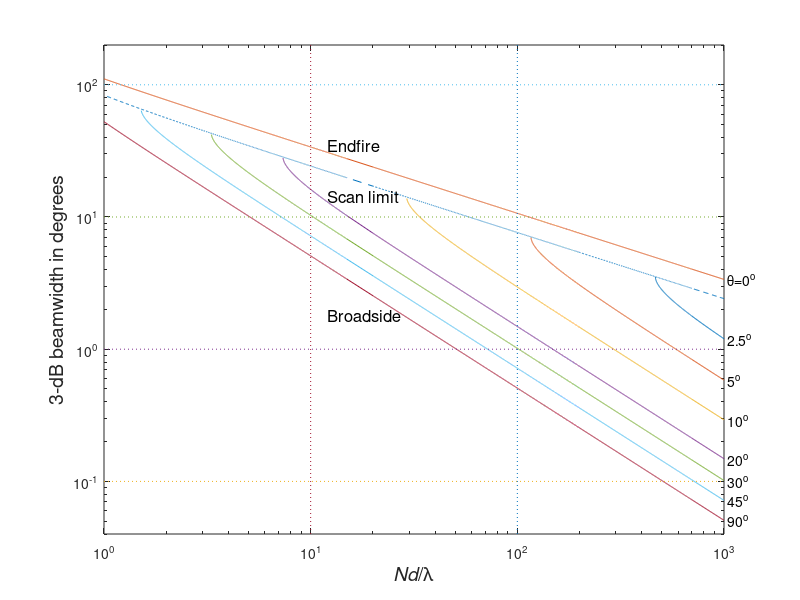

Write the MATLAB code that produced this figure.
%%%%%%%%%%%%%%%%%%%%%%%%%%%%%%%%
% Figure 2.24
% HPBW versus steering angle
% Lillian Xu
% Modified by Xin Zhang
% Last updated by L. Xu 11/30/00, K. Bell 7/22/01, 10/4/01, 10/17/01
%%%%%%%%%%%%%%%%%%%%%%%%%%%%%%%%

clear all;
close all;

Nd_set=[1000:-5:700 700:-0.5:200 200:-0.05:20 15:-0.005:1];
theta_deg=[2.5 5 10 20 30 45 90];
%theta_deg=[2.5 5 10 20 30 45 60 90];
theta_set=theta_deg*pi/180;
figure
for num=1:size(theta_set,2)
    theta=theta_set(num);
    bw=0;
    for num1=1:size(Nd_set,2)
        Nd=Nd_set(num1);
        r=cos(theta)+0.443/Nd;
        if abs(r)<=1
            bw(num1)=acos(r)-acos(cos(theta)-0.443/Nd);
        end
    end
    loglog(Nd_set(1:size(bw,2)),abs(bw*180/pi));
    hold on
    rightpoint=abs(bw(1)*180/pi);
    text(1040,rightpoint,[num2str(theta_deg(num)),'^o'],'fontsize',10); % used to be 7
end
axis([1 1000 0.04 100])
xlabel('{\itNd}/\lambda','Fontsize',14)
ylabel('3-dB beamwidth in degrees','Fontsize',14)

scanlimit=-acos(1-2*0.443./Nd_set);
loglog(Nd_set,abs(scanlimit*180/pi),'--')

Endfire = 2*acos(1-0.433./Nd_set);
loglog(Nd_set,abs(Endfire*180/pi))
rightpoint=abs(Endfire(1)*180/pi);
text(1040,rightpoint,'\theta=0^o','fontsize',10); % used to be 7
%title('HPBW versus steering angle: standard linear array with uniform weighting')
text(12,35,'Endfire','Fontsize',12)
text(12,14.4,'Scan limit','Fontsize',12)
text(12,1.8,'Broadside','Fontsize',12)
plot([1 1000],[0.1 0.1],':')
plot([1 1000],[1 1],':')
plot([1 1000],[10 10],':')
plot([1 1000],[100 100],':')
plot([10 10],[0.04 200],':')
plot([100 100],[0.04 200],':')
axis([1 1000 0.04 200])
